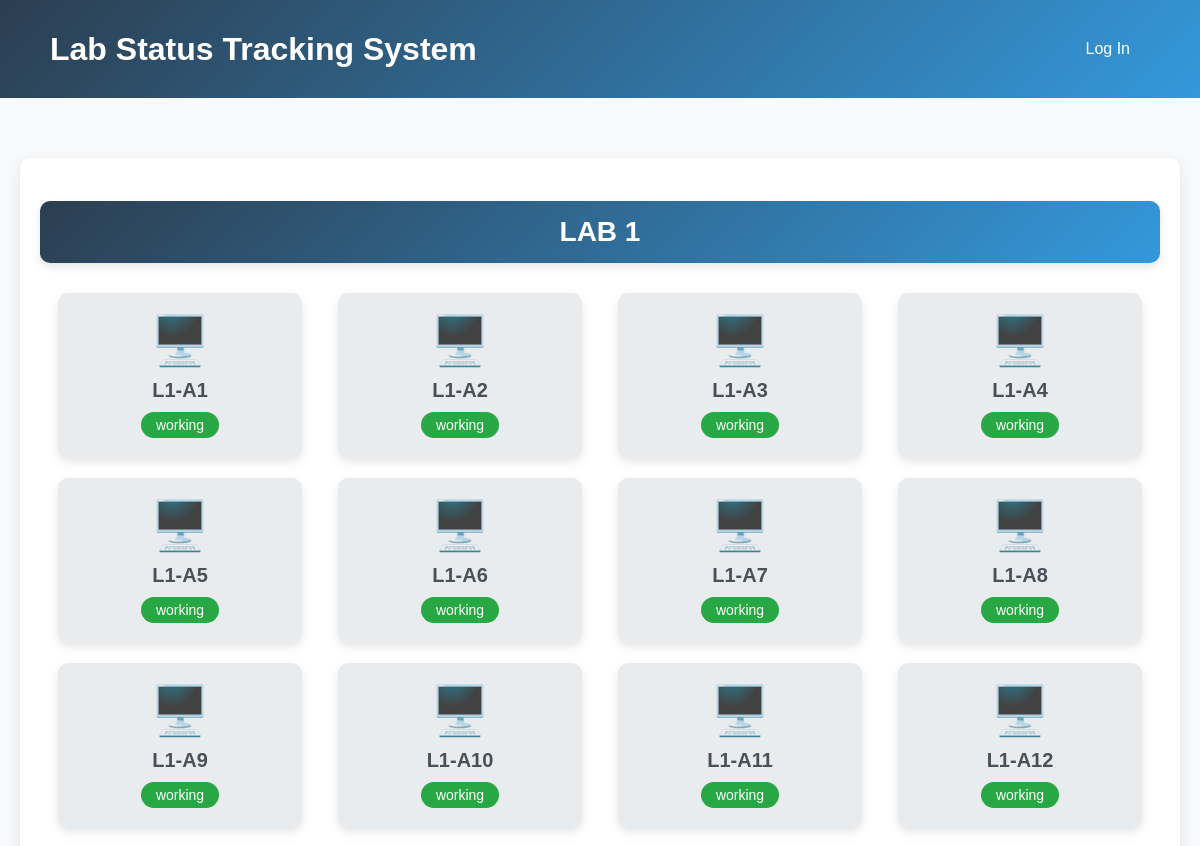
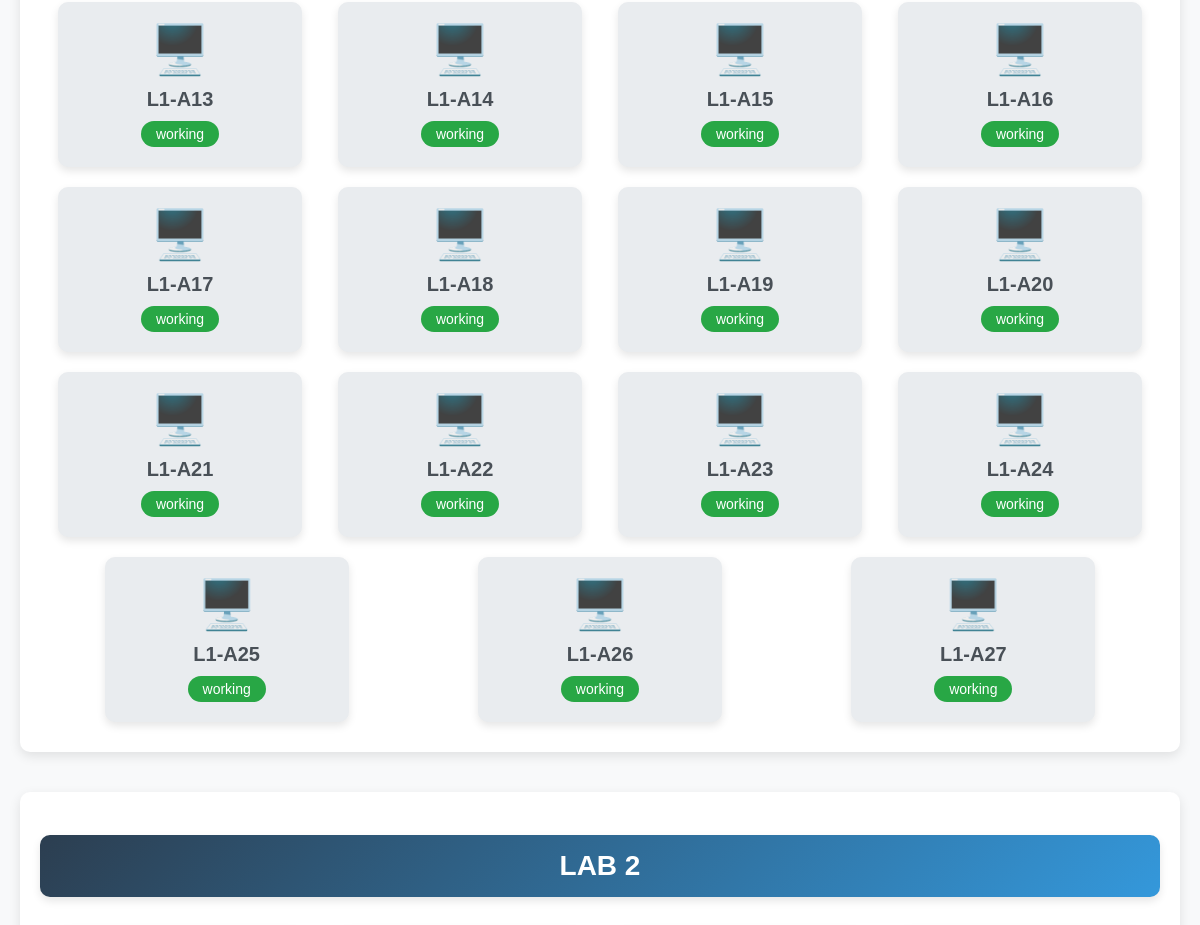
Before: / (upper part) with the older database file (2 pictures, top to bottom).
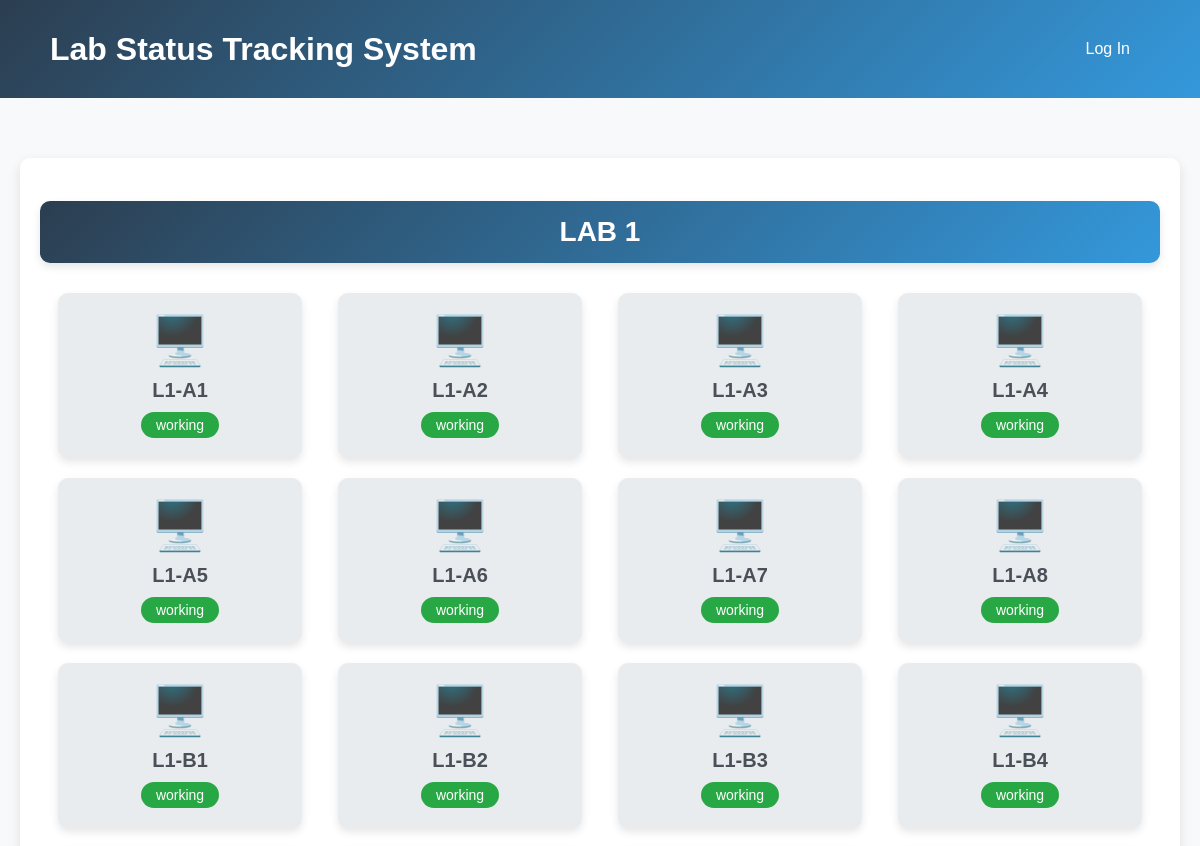
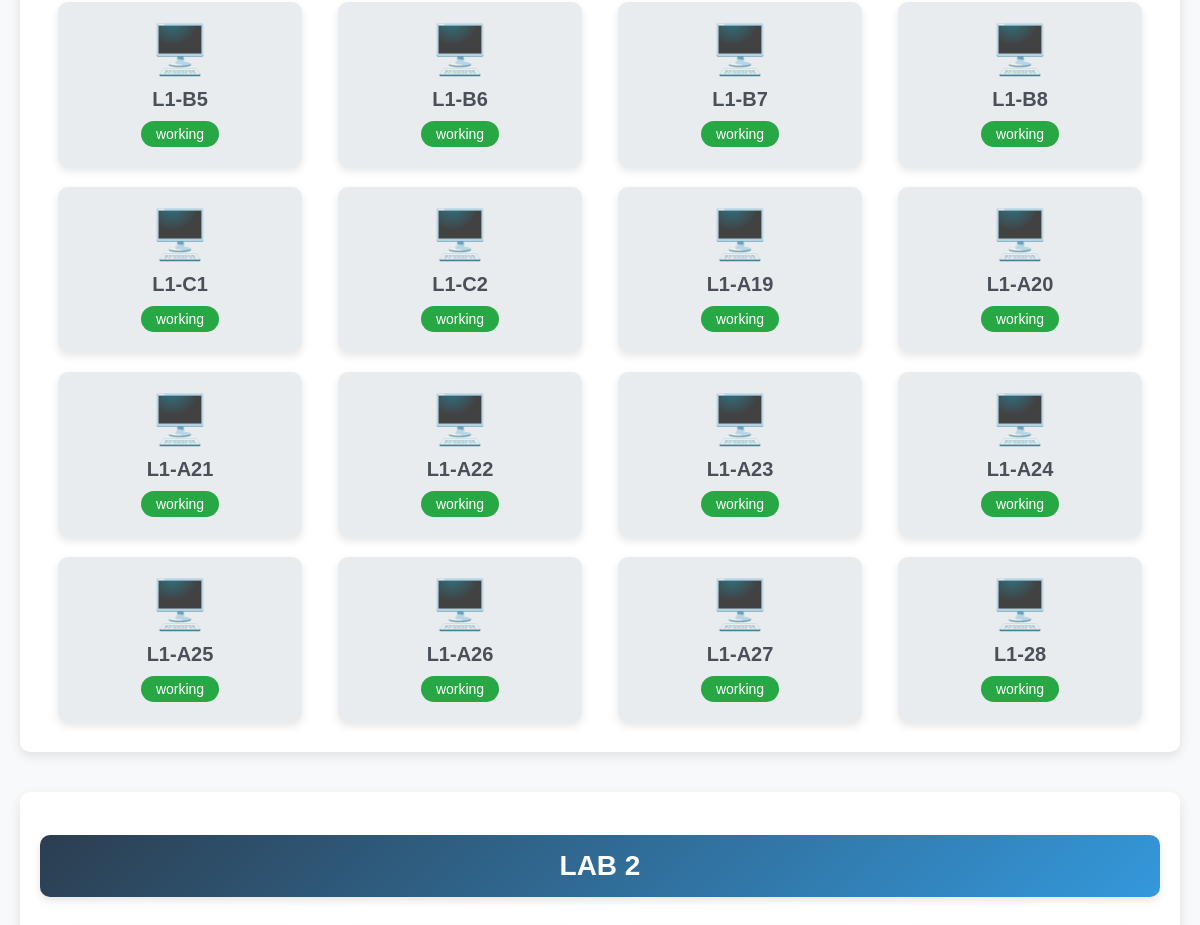
After: the same page with the newer database file (2 pictures, top to bottom).
### status/models.py (models this page shows, shortened)
class lab(models.Model):
    lab_id = models.IntegerField(primary_key=True)
    lab_name = models.CharField(max_length = 15)
    capacity = models.IntegerField()

class computers(models.Model):
    working = 'working'
    not_working = 'not working'
    TRASHED = 'TRASHED'
    STATUS_CHOICES = [
        (working, 'working'),
        (not_working, 'not working'),
        (TRASHED, 'Trashed'),
    ]
    c_id = models.AutoField(primary_key=True)
    c_label = models.CharField(max_length=20)
    lab = models.ForeignKey(lab, on_delete=models.CASCADE)
    cpu = models.ForeignKey(cpu_types, on_delete=models.CASCADE)
    ram = models.ForeignKey(ram_type, on_delete=models.CASCADE)
    storage = models.ForeignKey(storage_type, on_delete=models.CASCADE)
    dop = models.DateField()
    status = models.CharField(max_length=20, choices=STATUS_CHOICES, default=working)
    invoice_no = models.CharField(max_length=20)
    os_type = models.CharField(max_length=20)
    mb = models.ForeignKey(motherboard_type, on_delete=models.CASCADE)
    smps = models.ForeignKey(smps, on_delete=models.CASCADE)
    keyboard = models.ForeignKey(keyboard, on_delete=models.CASCADE)
    mouse = models.ForeignKey(mouse, on_delete=models.CASCADE)
    monitor = models.ForeignKey(monitor, on_delete=models.CASCADE)

### status/views.py (the view)
# urls.py: path('',views.first_page,name='firstpage')
def first_page(request):
    cpu_filter = request.GET.get('cpu')
    status_filter = request.GET.get('status')
    lab_filter = request.GET.get('lab')
    mb_filter = request.GET.get('mb')
    computers_queryset = computers.objects.all()
    if cpu_filter:
        computers_queryset = computers_queryset.filter(cpu__make=cpu_filter)
    if status_filter:
        computers_queryset = computers_queryset.filter(status=status_filter)
    if lab_filter:
        computers_queryset = computers_queryset.filter(lab__lab_id=lab_filter)
    if mb_filter:
        computers_queryset = computers_queryset.filter(mb__mb_socket_type=mb_filter)
    context = {
        'details': computers_queryset,
        'cpu_types': cpu_types.objects.all(),
        'lab_types': lab.objects.all(),
        'mb_types': motherboard_type.objects.all(),
        'statuses':  computers.objects.values_list('status', flat=True).distinct(),
    }
    return render(request, 'computer/firstpage.html', context)

### status/context_processors.py (called while the page is built)
def group_processor(request):
    if request.user.is_authenticated:
        is_li_group = request.user.groups.filter(name='li').exists()
    else:
        is_li_group = False
    return {
        'is_li_group': is_li_group,
    }

### status/templates/computer/firstpage.html (shortened to what this page needs)
{% extends 'computer/base.html' %}
{% block content %}
{% for lab in lab_types %}
    <div class="lab-section">
        <h2>{{ lab.lab_name }}</h2>
        <div class="computer-list">
            {% for computer in details %}
                {% if computer.lab.lab_id == lab.lab_id %}
                    <div class="computer-item {% if computer.status|lower == 'working' %}working{% elif computer.status|lower == 'not working' %}notworking{% endif %}" onclick="toggleDetails(this)">
                        <span class="computer-icon {% if computer.status|lower == 'working' %}working{% elif computer.status|lower == 'not working' %}notworking{% endif %}">🖥️</span>
                        <div class="computer-details">
                            <div class="computer-name">{{ computer.c_label }}</div>
                            <div class="status {% if computer.status|lower == 'working' %}working{% elif computer.status|lower == 'not working' %}notworking{% endif %}">{{ computer.status }}</div>
                        </div>
                    </div>
                {% endif %}
            {% endfor %}
        </div>
    </div>
{% endfor %}
{% endblock %}

Changed rows visible on the page:
changed computers (number 9 of 28 on the later page): c_label "L1-A9" → "L1-B1"
changed computers (number 10 of 28 on the later page): c_label "L1-A10" → "L1-B2"
changed computers (number 11 of 28 on the later page): c_label "L1-A11" → "L1-B3"
changed computers (number 12 of 28 on the later page): c_label "L1-A12" → "L1-B4"
changed computers (number 13 of 28 on the later page): c_label "L1-A13" → "L1-B5"
changed computers (number 14 of 28 on the later page): c_label "L1-A14" → "L1-B6"
changed computers (number 15 of 28 on the later page): c_label "L1-A15" → "L1-B7"
changed computers (number 16 of 28 on the later page): c_label "L1-A16" → "L1-B8"
changed computers (number 17 of 28 on the later page): c_label "L1-A17" → "L1-C1"
changed computers (number 18 of 28 on the later page): c_label "L1-A18" → "L1-C2"
added computers: c_label "L1-28", status "working", shown under lab "LAB 1"
